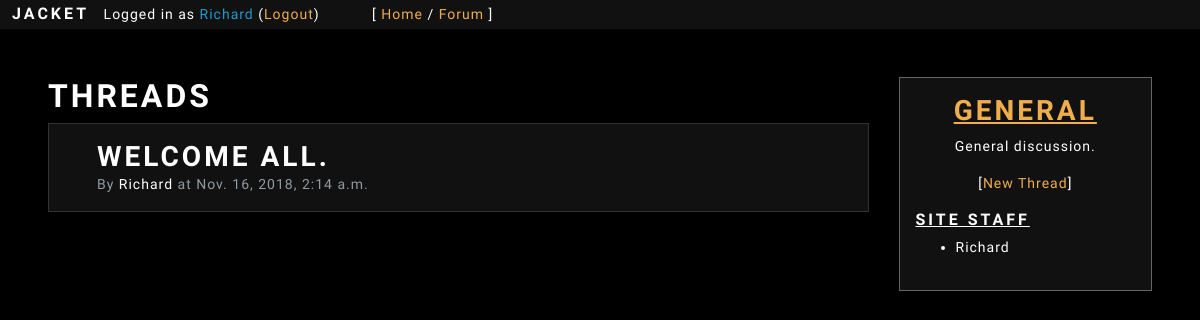
Before: /forum/sub/?s=rPmu2AG5lX (signed in) with the older database file.
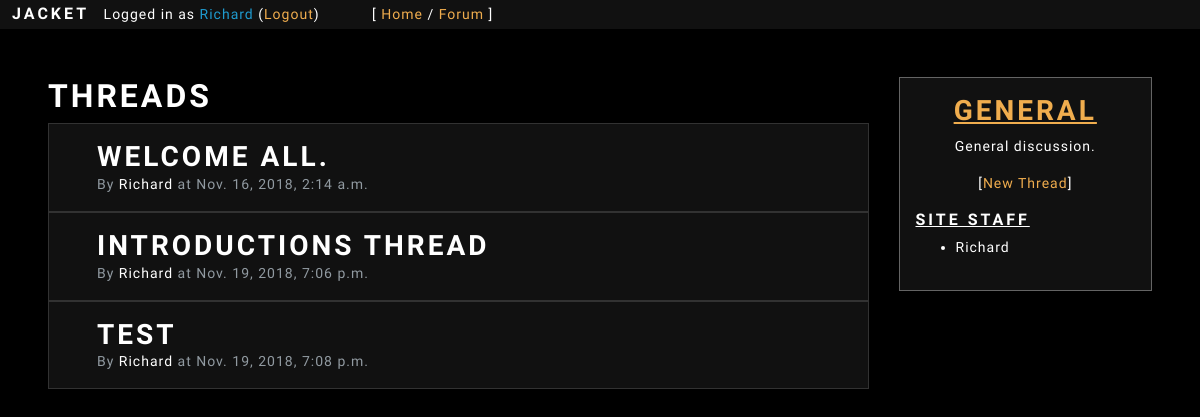
After: the same page with the newer database file.
### forum/models.py (models this page shows)
class Thread(models.Model):
	key = models.CharField(max_length=10, default=gen_key, unique=True)
	subforum = models.ForeignKey(Subforum, on_delete=models.CASCADE)
	title = models.CharField(max_length=50)
	date = models.DateTimeField(default=timezone.now)
	content = models.TextField(max_length=1000)
	author = models.ForeignKey(User, on_delete=models.CASCADE)
	file = models.ImageField(upload_to="uploads/", blank=True)

### forum/views.py (the view)
# urls.py: path('sub/', views.subforum, name="subforum"),
def subforum(request):
	if not check_login(request):
		return redirect('home')
	context = {}
	load_user_context(request, context)
	load_staff_list_context(context)
	print(context['staff'])
	s = request.GET.get('s')
	if s is None:
		return redirect('forum')
	try:
		subforum = Subforum.objects.get(key=s)
		context['threads'] = {}
		threads = subforum.thread_set.all()
		for thread in threads:
			context['threads'][thread.key] = {
				'title': thread.title,
				'date': thread.date,
				'content': thread.content,
				'author': {
					'id': thread.author.id,
					'username': thread.author.username,
				}
			}
		context['subforum'] = subforum.__dict__
		context['thread_form'] = ThreadForm()
	except Subforum.DoesNotExist:
		return redirect('forum')
	return render(request, 'forum/subforum.html', context)

### general/models.py (called while the page is built)
def gen_key():
	key = ''
	for i in range(0, 10):
		key += key_chars[random.randint(0, len(key_chars)-1)]
	return key

### general/views.py (called while the page is built)
def check_login(request):
	try:
		if request.session['user_id'] is not None:
			return True
	except KeyError:
		return False

def load_user_context(request, context):
	context['user'] = {
		'id': request.session['user_id'],
		'username': request.session['user_name']
	}

def load_staff_list_context(context):
	staff = User.objects.filter(is_staff=True)
	context['staff'] = {}
	for user in staff:
		context['staff'][user.id] = user.username

### forum/templates/forum/subforum.html (shortened to what this page needs)
{% extends 'general/base.html' %}
{% load static %}
{% block content %}
<main class="p-5 text-light container-fluid">
	<div class="row">
		<div class="col-9">
			<div class="d-block">
				<h1 class="text-light">Threads</h1>
			</div>
			{% for key, thread in threads.items %}
			<a class="n-h-u d-block box-a bg-ap-dark border border-light-grey box-a py-3 pl-5" href="{% url 'thread' %}?t={{ key }}">
				<div class="d-block">
					<h2 class="d-inline text-light">{{ thread.title }}</h2>
				</div>
				<div class="d-block">
					<p class="d-inline text-secondary">
						By <span class="text-light">{{ thread.author.username }}</span>
						at {{ thread.date }}
					</p>
				</div>
			</a>
			{% endfor %}
		</div>
		<div class="col-3">
			<div class="bg-ap-dark border border-grey p-3">
				<h2 class="text-warning text-center underline">{{ subforum.name }}</h2>
				<p class="text-light text-center">{{ subforum.description }}</p>
				<p class="text-center">
					[<a class="text-warning" href="#reply-form" data-toggle="modal" data-target="#thread-form">New Thread</a>]
				</p>
				<h5 class="text-light underline">Site Staff</h5>
				<ul>
					{% for id, username in staff.items %}
					<li>
						{{ username }}
					</li>
					{% endfor %}
				</ul>
			</div>
		</div>
	</div>
</main>
{% endblock %}

### general/templates/general/header.html
<header class="sticky-top text-light bg-ap-dark m-0 p-1">
	<h5 class="d-inline mx-2">
		<a class="text-light n-h-u" href="{% url 'home' %}">JACKET</a>
	</h5>
	<p class="d-inline">
		Logged in as <span class="text-info">{{ user.username }}</span>
		(<a class="text-warning" href="{% url 'logout' %}">Logout</a>)
	</p>
	<p class="d-inline ml-5">
		[
		<a class="text-warning" href="{% url 'home' %}">Home</a> /
		<a class="text-warning" href="{% url 'forum' %}">Forum</a>
		]
	</p>
</header>

Changed rows visible on the page:
added Thread: title "INTRODUCTIONS THREAD", date "Nov. 19, 2018, 7:06 p.m."
added Thread: title "TEST", date "Nov. 19, 2018, 7:08 p.m."
Other visible differences:
new list line: "By at"
new list line: "Richard"
